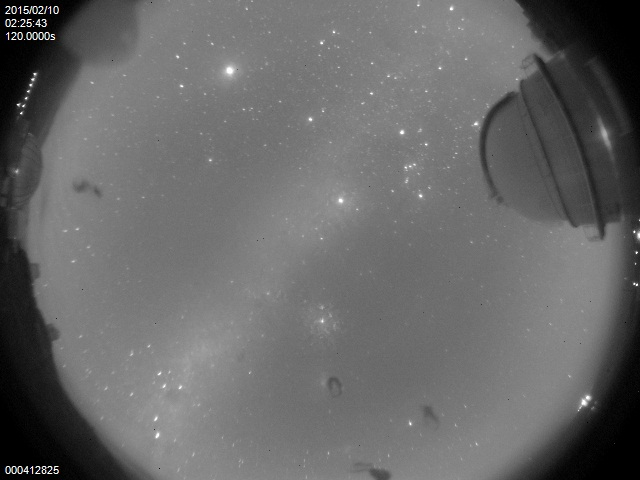
#> input picture analyse_AllSky/to_test/AllSkyImage000412825_2015-02-10_02:28.JPG, 640 x 480 px; the run also reads 2 pictures not shown here
$ python analyse_allsky.py   (Python 2 division)   (older library calls are emulated)
#> lines starting #> are read from the running program, lines starting #| are printed output that depends on the picture; after the words box and inside, x2 and y2 are one past the last pixel; in counts of white or black regions, pixels touching at a corner belong together
#> in loadallsky, im is the input picture: shape (480, 640, 3); mean R, G, B 103.5, 103.4, 103.5
### analyse_AllSky/util.py
"""
Useful functions and definitions
"""

import os
import cPickle as pickle
import gzip
import copy

import scipy.ndimage
import numpy as np

import urllib2, re

def rgb2gray(arr):
	red = arr[:,:,0]
	green = arr[:,:,1]
	blue = arr[:,:,2]

	return 0.299 * red + 0.587 * green + 0.144 * blue

def get_mask(ar):
	s=np.shape(ar)
#> s = (480, 640)
	# [6 lines of commented-out code are left out]
	xxa, xxb = s[0]/2, s[1]/2
#> xxa = 240; xxb = 320
	r = 285
	y,x = np.ogrid[-xxa:s[0]-xxa, -xxb:s[1]-xxb]
#> y = 480 values from -240 to 239

	adan, bdan = 145, 570
	rdan = 88
	ydan,xdan = np.ogrid[-adan:s[0]-adan, -bdan:s[1]-bdan]
#> ydan = 480 values from -145 to 334

	mask = np.logical_or(x*x + y*y >= r*r, xdan*xdan + ydan*ydan <= rdan*rdan)

	return mask

def loadallsky(fnimg, return_complete=False):
	im = scipy.ndimage.imread(fnimg)
	ar = np.array(im)
	ar = rgb2gray(ar)
	rest = copy.copy(ar)

	mask = get_mask(ar)
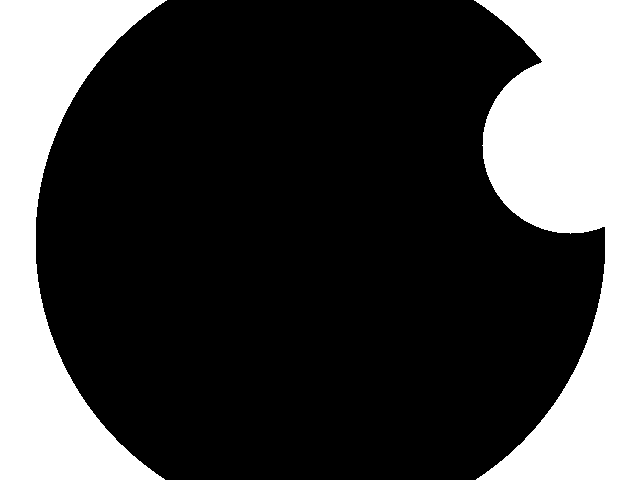
#> mask: shape (480, 640) bool; 27.8% white; 2 white regions, box (x1, y1, x2, y2) and area: (474, 0, 640, 480) 49604, (0, 0, 167, 480) 35645
	ar[mask] = np.nan
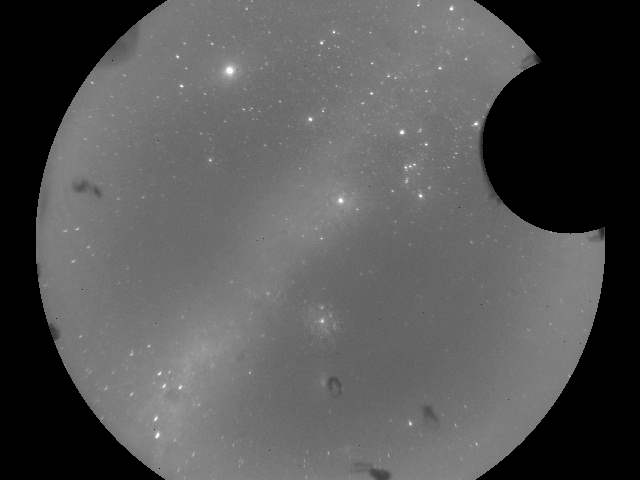
#> ar: shape (480, 640) float64; 27.75% of the values are NaN or infinite; the others: min 11.33, max 262.6, mean 127; drawn with min black, max white, NaN and infinite black

	if return_complete:
		return ar, rest
	else:
		return ar

# [26 lines left out: functions writepickle, readpickle, not called in this run]

from scipy.optimize import leastsq

def gaussian(params,stamp,stampsize):
	xc,yc,std,i0,sky=params

	x=np.arange(stampsize)
	x=x.astype(np.float64)
	std=std.astype(np.float64)
	i0=i0.astype(np.float64)
	x,y=np.meshgrid(x,x)
	x-=xc
	y-=yc
	r=np.hypot(x,y)

	g=i0 * np.exp (-0.5 * (r / std)**2.) / std / np.sqrt(2.*np.pi) + sky
	g-=stamp

	return np.ravel(g)

def fwhm(data,xc,yc,stampsize,show=False, verbose=True):
	if verbose : print
	if xc < stampsize or yc < stampsize or data.shape[1]-xc < stampsize or data.shape[0]-yc < stampsize:
		if verbose: print "WARNING: Star at %d %d could not be measured (too close to edge)" % (xc,yc)
		return np.nan
	assert stampsize % 2==0 #make sure it's an integer

	xi=int(xc-stampsize/2.)
	xf=int(xc+stampsize/2.)
	yi=int(yc-stampsize/2.)
	yf=int(yc+stampsize/2.)
	stamp=data[yi:yf,xi:xf]

	if np.isnan(np.sum(stamp)):
		if verbose: print "WARNING: Star at %d %d could not be measured (contains NaN)" % (xc,yc)
		return np.nan

	if show:
		import pylab as plt
		plt.figure()
		plt.imshow(stamp,interpolation="nearest")

		"""plt.figure()
		plt.scatter([xc],[yc],marker='+', s=50,c='k')
		plt.scatter([xi,xi,xf,xf],[yi,yf,yi,yf],marker='+', s=50,c='k')
		plt.imshow(data,interpolation="nearest")"""

	guess=[stampsize/2.,stampsize/2.,2.,1e5, np.median(data)]

	p, _ = leastsq(gaussian,guess,args=(stamp,stampsize))


	if p[2]<0.2 or p[2]>1e3:
		if verbose:print "WARNING: Star at %d %d could not be measured (width unphysical)" % (xc,yc)
		#return np.nan
	if verbose:
		print p
		print 'x=%.2f' % (xi+p[0])
		print 'y=%.2f' % (yi+p[1])
		print 'width=%.2f' % p[2]
		print 'FWHM=%.2f' % (p[2] * 2. * np.sqrt(2.*np.log(2.)))

	if show:
		plt.figure()
		plt.imshow(np.log10(data),interpolation="nearest")

		xs=[xi,xf,xf,xi,xi]
		ys=[yi,yi,yf,yf,yi]
		plt.scatter(xi+p[0],yi+p[1],marker="*",c='k')
		plt.plot(xs,ys,color="red")
		plt.xlim([0,np.shape(data)[0]-1])
		plt.ylim([np.shape(data)[1]-1,0])
		plt.show()

	return p[2] * 2. * np.sqrt(2.*np.log(2.))

def get_params(location="LaSilla"):
	if location == "LaSilla":
		cx = 279
		cy = 230
		prefered_direction = {'dir':194.3, 'posx':297, 'posy':336}
		prefered_theta = np.arctan2(prefered_direction['posy']-cy, prefered_direction['posx']-cx)
		north = prefered_theta + np.deg2rad(prefered_direction['dir'])
		deltatetha=180-prefered_direction['dir']+5
		params = {'k1': 1.96263549291*0.945,
				'k2': 0.6,
				'ff': 1.,
				'r0': 330,
				'cx': cx,
				'cy': cy,
				'prefered_direction':prefered_direction,
				'prefered_theta': prefered_theta,
				'deltatetha': deltatetha,
				'north': north,
				'url': "http://allsky-dk154.asu.cas.cz/raw/AllSkyCurrentImage.JPG",
				'url_weather':"http://www.ls.eso.org/lasilla/dimm/meteo.last",
				'wind_pointing_limit':15.,
				'wind_stopping_limit':20.}
	else:
		raise ValueError("Unknown location")

	return params

def get_radius(elev, ff, k1, k2, r0):
	return ff*k1*np.tan(k2 * elev / 2.) * r0

def get_image_coordinates(az, elev, location="LaSilla", params=None):
	if params is None:
		params = get_params(location)

	k1 = params['k1']
	k2 = params['k2']
	ff = params['ff']
	r0 = params['r0']
	north = params['north']
	cx = params['cx']
	cy = params['cy']

	az *= -1.
	elev = np.pi/2. - elev

	rr = get_radius(elev, ff, k1, k2, r0)

	x = np.cos(north + az) * (rr - 2) + cx
	y = np.sin(north + az) * (rr - 2) + cy

	if x < 0 or y < 0:
		x = np.nan
		y = np.nan

	return x, y


# [38 lines left out: function get_wind, not called in this run]

### analyse_AllSky/analyse_allsky.py
import numpy as np
import scipy.ndimage.filters as filters
import scipy.ndimage as ndimage
import util
import copy
from scipy.spatial import cKDTree
import urllib
from astropy.time import Time


class Analyse_AllSky():

	def __init__(self, fimage=None, location="LaSilla"):

		# Todo: load ALL PARAMS
		self.location = location
		self.params = util.get_params(location)

		if fimage is None:
			fimage = "current.JPG"
			self.fimage = fimage
			self.retrieve_image()

		self.im_masked, self.im_original = util.loadallsky(fimage, return_complete=True)
		self.mask = util.get_mask(self.im_original)
		self.observability_map = None

	def retrieve_image(self):
		urllib.urlretrieve(self.params['url'], "current.JPG")
		self.im_masked, self.im_original = util.loadallsky(self.fimage, return_complete=True)
		self.last_im_refresh = Time.now()

	def update(self):
		self.retrieve_image()
		x, y = self.detect_stars()
		return self.get_observability_map(x, y)

	def detect_stars(self, sigma_blur=1.5, threshold=8, neighborhood_size=20, fwhm_threshold=5, meas_star=True, return_all=False):
		original = self.im_original
		image = filters.gaussian_filter(self.im_masked, sigma_blur)
		data_max = filters.maximum_filter(image, neighborhood_size)
		maxima = (image == data_max)

		data_min = filters.minimum_filter(image, neighborhood_size)

		# In order to avoid outputing warnings, remove all nans (not the Indian bread)
		delta_arr = data_max - data_min
		delta_arr[np.isnan(delta_arr)] = 0.

		diff = (delta_arr > threshold)
		maxima[diff == 0] = 0

		labeled, _ = ndimage.label(maxima)
		slices = ndimage.find_objects(labeled)

		x, y = [], []
		for dy, dx in slices:
			x_center = (dx.start + dx.stop - 1)/2
			x.append(x_center)
			y_center = (dy.start + dy.stop - 1)/2
			y.append(y_center)

		if not meas_star:
			return x, y

		resx = []
		resy = []
		for xx, yy in zip(x, y):
			f=util.fwhm(original, xx, yy, 18,show=False,verbose=False)
			if f < fwhm_threshold:
				resx.append(xx)
				resy.append(yy)
				#resfwhm.append(f)

		if return_all:
			return resx, resy, x, y
		else:
			return resx, resy

	def get_observability_map(self, x, y, threshold=50):

		observability = copy.copy(self.im_masked) * 0.

		if len(x) > 0:
			notnans = np.where(np.isnan(self.im_masked) == False)
			notnans = zip(notnans[0], notnans[1])
			tree = cKDTree(zip(x,y))
			for nx, ny in notnans:
				obs = len(tree.query_ball_point((ny,nx), threshold))
				if obs > 2 : observability[nx,ny] = 1.
				elif obs > 1 : observability[nx,ny] = 0.5#0.5
				#elif obs == 1 : observability[nx,ny] = 0.3
			#res = tree.count_neighbors(pixels, 10)
			#print res
			observability = filters.gaussian_filter(observability, 2)
		"""
		#print np.size(np.where(observability > 0.5)[0])
		if np.size(np.where(observability > 0.5)[0]) < 100000:
			obsmap = np.ones_like(observability)
			hstep = 30
			medim = np.nanmedian(self.im_masked)
			#print medim
			#medim = 150
			for ix in range(hstep,np.shape(self.im_masked)[0],5):#range(hstep,np.shape(self.im_masked)[0],hstep*2):
				for iy in range(hstep,np.shape(self.im_masked)[1],5):
					if not np.isnan(np.nanmedian(self.im_masked[ix-hstep:ix+hstep,iy-hstep:iy+hstep])):
						mar = self.im_masked[ix-hstep:ix+hstep,iy-hstep:iy+hstep]
						res = np.nanmedian(mar) < 0.9*medim
						obsmap[ix-hstep:ix+hstep,iy-hstep:iy+hstep] = res
						#= np.ones_like(mar) * res
			obsmap[np.isnan(self.im_masked)] = np.nan
			#print np.nanmedian(self.im_masked)
			#exit()


			observability = np.logical_and(observability, obsmap)
		"""
		self.observability_map = observability.T

		return observability

	def is_observable(self, az, elev):
		"""
		Angles must be in radians!
		"""
		xpix, ypix = util.get_image_coordinates(az, elev, location=self.location)

		if self.observability_map is None:
			raise RuntimeError("You should run the update() method first, no image has been analysed yet.")

		try:
			xpix = int(np.round(xpix))
			ypix = int(np.round(ypix))
		except ValueError:
			return np.nan
		try:
			return self.observability_map[xpix, ypix]
		except IndexError:
			return np.nan


if __name__ == "__main__":
	import glob
	import matplotlib.pyplot as plt

	list_of_images = glob.glob("to_test/AllSkyImage*.JPG")
	print "I found %s images" % len(list_of_images)

	imgs = []
	for fim in list_of_images:
		imgs.append(util.loadallsky(fim))
#> pass 2 of the loop `for fim in list_of_images:`:
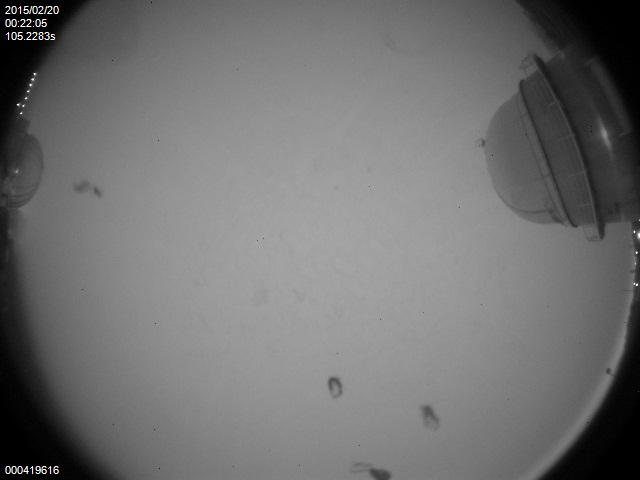
#> input picture analyse_AllSky/to_test/AllSkyImage000419616_2015-02-20_00:24.JPG, 640 x 480 px
#> in loadallsky, im is the input picture: shape (480, 640, 3); mean R, G, B 113, 113, 113
#> in loadallsky (call 2), `ar[mask] = np.nan`:
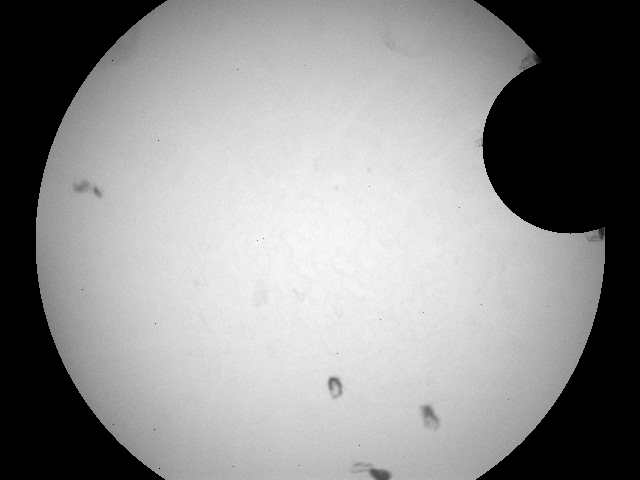
#> ar: shape (480, 640) float64; 27.75% of the values are NaN or infinite; the others: min 20.6, max 174.1, mean 139.3; drawn with min black, max white, NaN and infinite black
#> pass 3 of the loop `for fim in list_of_images:`:
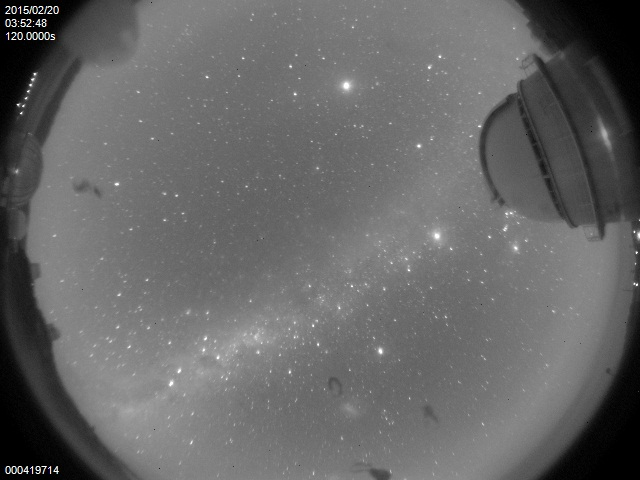
#> input picture analyse_AllSky/to_test/AllSkyImage000419714_2015-02-20_03:55.JPG, 640 x 480 px
#> in loadallsky, im is the input picture: shape (480, 640, 3); mean R, G, B 102.4, 102.4, 102.5
#> in loadallsky (call 3), `ar[mask] = np.nan`:
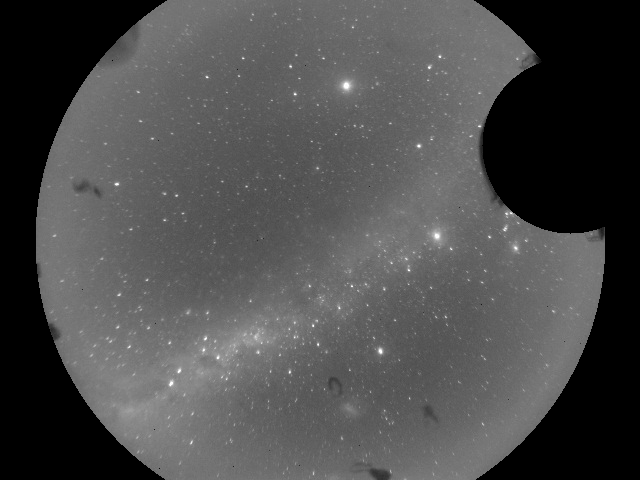
#> ar: shape (480, 640) float64; 27.75% of the values are NaN or infinite; the others: min 25.75, max 262.6, mean 123.9; drawn with min black, max white, NaN and infinite black
	"""
	img = None
	for fim in list_of_images:
		if img is None:
			img = util.loadallsky(fim)
		else:
			img += util.loadallsky(fim)
	imgs = [img]
	"""
	#plt.imshow(img, interpolation='nearest')
	#plt.show(); exit()

	for i, im in enumerate(imgs):

		print 'Treating', list_of_images[i]

		imo = copy.deepcopy(im)
		analysis = Analyse_AllSky(fimage = list_of_images[i])
		x, y, ax, ay = analysis.detect_stars(return_all=True)
		observability = analysis.get_observability_map(x, y)

		print '0, 30,', analysis.is_observable(np.deg2rad(0), np.deg2rad(30))
		print '0, -30,', analysis.is_observable(np.deg2rad(0), np.deg2rad(-30))
		print '180, 0,', analysis.is_observable(np.deg2rad(180), np.deg2rad(0))

		plt.figure(figsize=(18,6))
		plt.subplot(1, 3, 1)
		plt.imshow(imo, vmin=0, vmax=255, cmap=plt.get_cmap('Greys_r'))
		plt.scatter(ax, ay, s=4, marker='o', edgecolors='g', color='none')
		#plt.scatter(x, y, s=4, marker='o', edgecolors='r', color='none')
		plt.title('Detected peaks')

		plt.subplot(1, 3, 2)
		plt.imshow(imo, vmin=0, vmax=255, cmap=plt.get_cmap('Greys_r'))
		plt.scatter(x, y, s=4, marker='o', edgecolors='r', color='none')
		plt.title('Detected stars')

		plt.subplot(1, 3, 3)
		plt.imshow(imo, vmin=0, vmax=255, cmap=plt.get_cmap('Greys_r'))
		plt.imshow(observability, cmap=plt.get_cmap('RdYlGn'), alpha=0.2)
		plt.title("Observability")
#> this loop made 3 passes
#| Treating to_test/AllSkyImage000412825_2015-02-10_02:28.JPG
#| 0, 30, 1.0
#| 0, -30, nan
#| 180, 0, nan
#| Treating to_test/AllSkyImage000419616_2015-02-20_00:24.JPG
#| 0, 30, 0.0
#| 0, -30, nan
#| 180, 0, nan
#| Treating to_test/AllSkyImage000419714_2015-02-20_03:55.JPG
#| 0, 30, 1.0
#> (further printed lines are left out)
#> pass 1, in detect_stars, `image = filters.gaussian_filter(self.im_masked, sigma_blur)`:
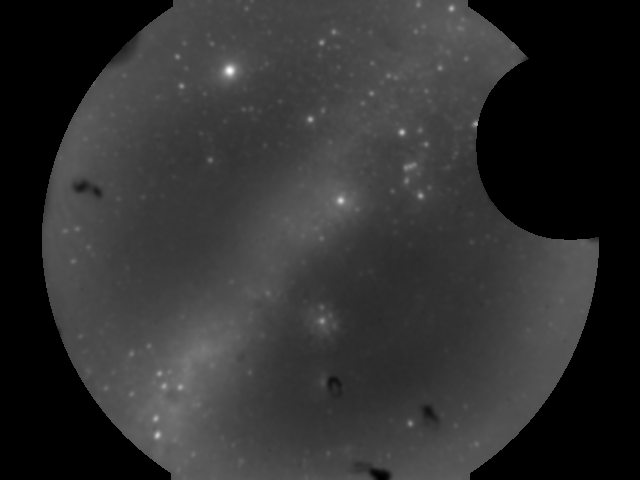
#> image: shape (480, 640) float64; 30.88% of the values are NaN or infinite; the others: min 79.34, max 253.4, mean 127.1; drawn with min black, max white, NaN and infinite black
#> pass 1, in detect_stars, `data_max = filters.maximum_filter(image, neighborhood_size)`:
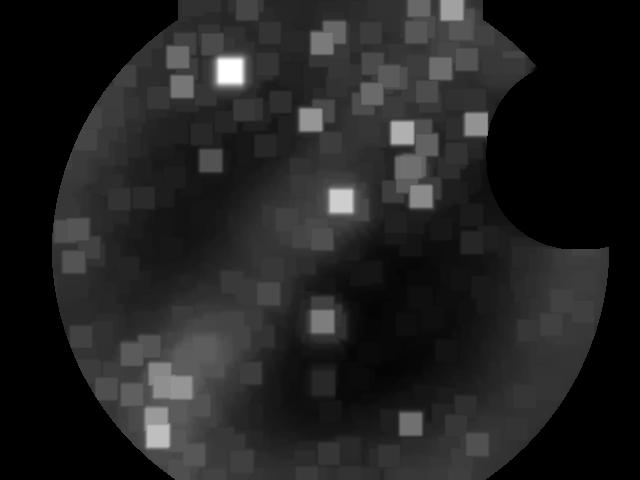
#> data_max: shape (480, 640) float64; 30.84% of the values are NaN or infinite; the others: min 107.7, max 253.4, mean 136.4; drawn with min black, max white, NaN and infinite black
#> pass 1, in detect_stars, `maxima = (image == data_max)`:
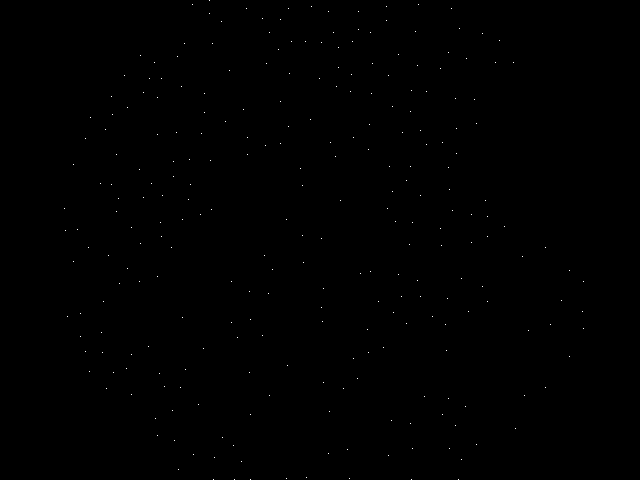
#> maxima: shape (480, 640) bool; 0.09% white in thin lines or dots, all inside (x1, y1, x2, y2) = (64, 0, 584, 480)
#> pass 1, in detect_stars, `data_min = filters.minimum_filter(image, neighborhood_size)`:
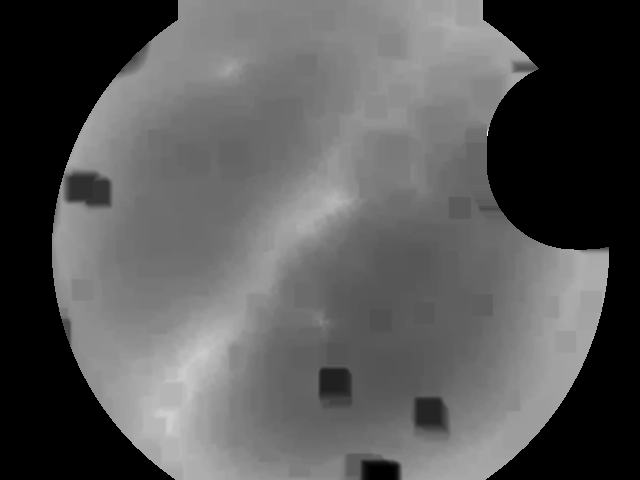
#> data_min: shape (480, 640) float64; 30.84% of the values are NaN or infinite; the others: min 79.34, max 166.5, mean 122.7; drawn with min black, max white, NaN and infinite black

	plt.show()
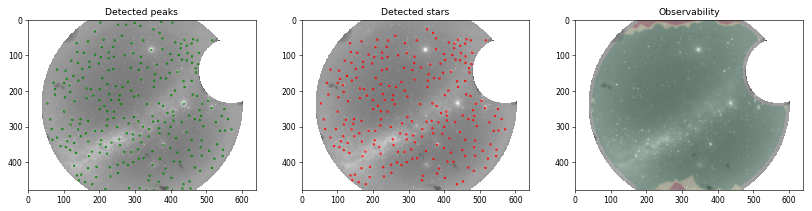
#> figure drawn by matplotlib, 3 panels
